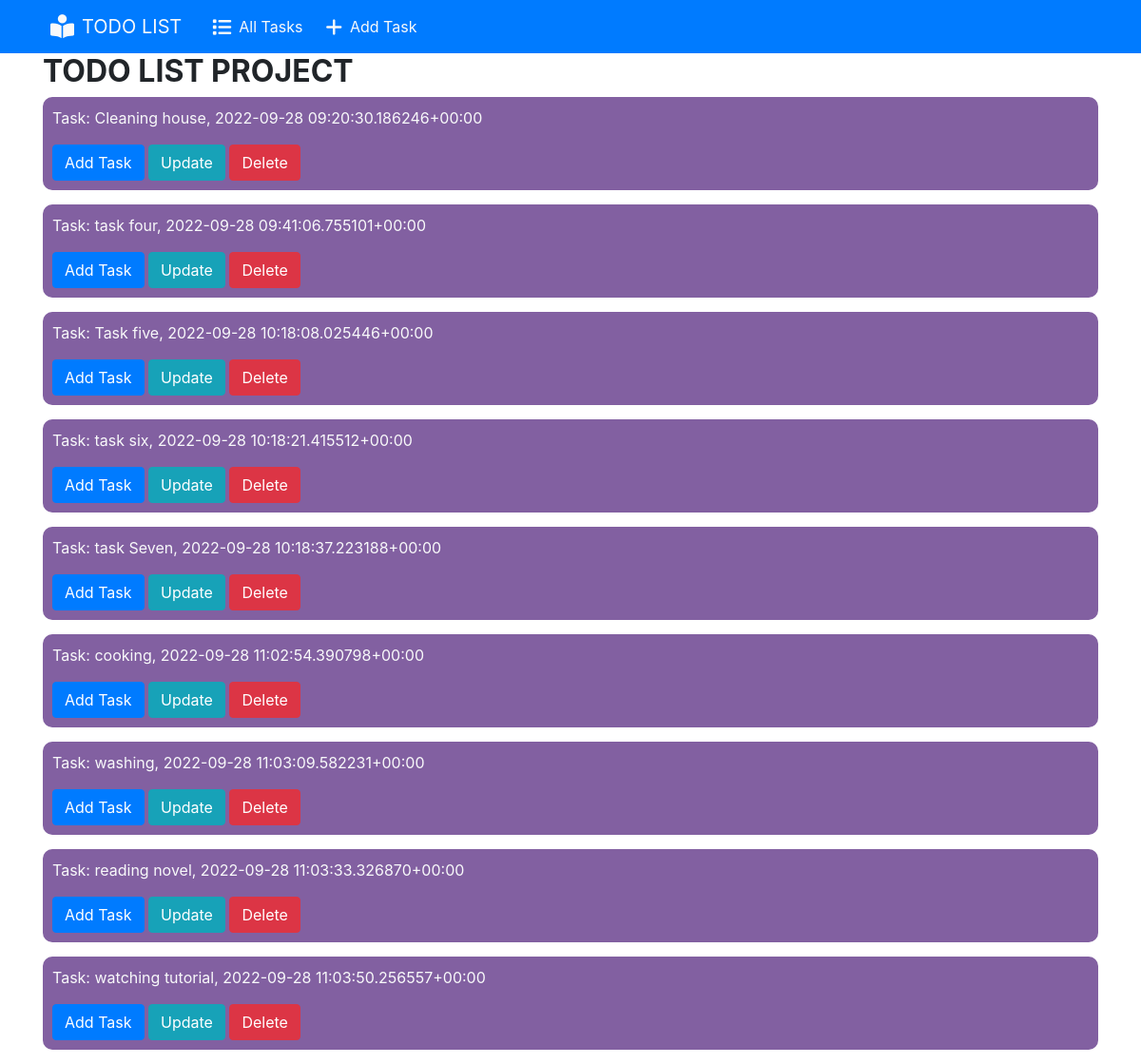
The page / on the database its author committed.
### tasks/models.py (models this page shows)
class Task(models.Model):
    title = models.CharField(max_length=120)
    date = models.DateTimeField(auto_now_add=True)
    def __str__(self):
        return f'Task: {self.title},  {self.date}'

### tasks/views.py (the view)
# urls.py: path('', views.index, name='index'),
def index(request):
    tasks = Task.objects.all()
    context = {
        'tasks': tasks
    }
    return render(request, 'tasks/index.html', context)

### tasks/templates/tasks/index.html (shortened to what this page needs)
{% extends 'tasks/base.html' %}
{% block content %}
{% if tasks %}
<div class="container">
    <h1>TODO LIST PROJECT</h1>
    {% for task in tasks %}
    <div class="task">
        <p class="text-light">{{ task }}</p>
        <a href="{% url 'add_todo' %}" class="btn btn-primary">Add Task</a>
        <a href="{% url 'update' task.id %} " class="btn btn-info">Update</a>
        <a href="{% url 'delete' task.id %} " class="btn btn-danger">Delete</a>
    </div>
    {% endfor %}
    {% endif %}
  </div>
{% endblock content %}

### tasks/templates/tasks/base.html (shortened to what this page needs)
<!DOCTYPE html>
<html lang="en">
<head>
    <link rel="stylesheet" href="https://cdnjs.cloudflare.com/ajax/libs/font-awesome/6.2.0/css/all.min.css" />
    <link rel="stylesheet" href="https://cdn.jsdelivr.net/npm/bootstrap@4.3.1/dist/css/bootstrap.min.css">
</head>
<body>
    <nav class="navbar navbar-expand-lg navbar-light bg-primary">
        <div class="container">
            <a class="navbar-brand text-light" href="{% url 'index' %}"><i class="fa-solid fa-book-open-reader fa-lg mx-2"></i></i>TODO LIST</a>
            <div class="collapse navbar-collapse" id="navbarNav">
              <ul class="navbar-nav">
                <li class="nav-item active">
                  <a class="nav-link text-light" href="{% url 'index' %}"><i class="fa-solid fa-list fa-lg mx-2"></i>All Tasks<span class="sr-only">(current)</span></a>
                </li>
                <li class="nav-item">
                  <a class="nav-link text-light" href="{% url 'add_todo'%}"><i class="fa-solid fa-plus fa-lg mx-2"></i>Add Task</a>
                </li>
              </ul>
            </div>
        </div>
      </nav>
      {% block content %}
      {% endblock content %}
</body>
</html>

### tasks/templates/tasks/base.html (style rules this page uses)
body { box-sizing: border-box; }
.task { background-color: rgb(130, 96, 161); margin-bottom: 15px; padding: 10px; border-radius: 10px; }
h1 { font-size: 2rem; font-weight: bold; font-family: -apple-system, BlinkMacSystemFont, 'Segoe UI', Roboto, Oxygen, Ubuntu, Cantarell, 'Open Sans', 'Helvetica Neue', sans-serif; }

### rows shown on the page
Task: title+date "Task: Cleaning house, 2022-09-28 09:20:30.186246+00:00"
Task: title+date "Task: task four, 2022-09-28 09:41:06.755101+00:00"
Task: title+date "Task: Task five, 2022-09-28 10:18:08.025446+00:00"
Task: title+date "Task: task six, 2022-09-28 10:18:21.415512+00:00"
Task: title+date "Task: task Seven, 2022-09-28 10:18:37.223188+00:00"
Task: title+date "Task: cooking, 2022-09-28 11:02:54.390798+00:00"
Task: title+date "Task: washing, 2022-09-28 11:03:09.582231+00:00"
Task: title+date "Task: reading novel, 2022-09-28 11:03:33.326870+00:00"
Task: title+date "Task: watching tutorial, 2022-09-28 11:03:50.256557+00:00"
